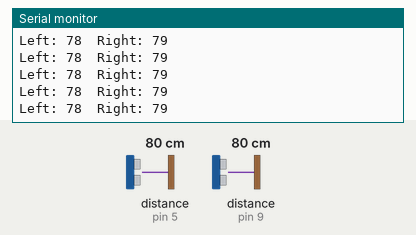
Simulated run of this sketch. Board: Arduino Uno, built with avr-gcc and run on an emulated ATmega328P. On the bench: the last lines printed to the serial monitor. Wiring (inferred from the names in the program): 2 × ultrasonic range finder: trigger pin 4, echo pin 5 / trigger pin 8, echo pin 9. The test bench sets the inputs (shaded band); at power-on: distance to the obstacle (sensors on pin 5, pin 9) 80 cm. The echo pulse lasts 58.3 µs per cm.

Above: at 1.2 s.
1.3 s: distance to the obstacle (sensor on pin 5) set to 299 cm
At 2.2 s:
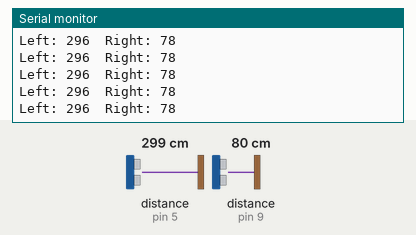
4.3 s: distance to the obstacle (sensor on pin 9) set to 2 cm
At 5.1 s:
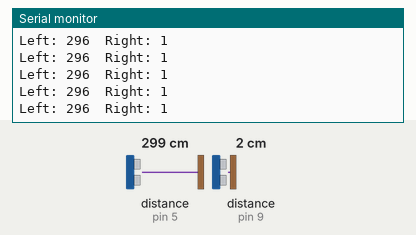
7.3 s: distance to the obstacle (sensor on pin 5) set to 2 cm
At 8.2 s:
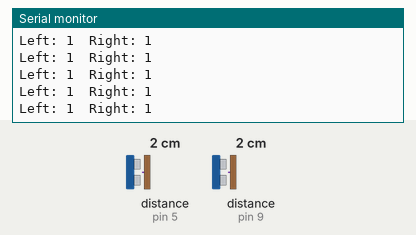
10.3 s: distance to the obstacle (sensor on pin 9) set to 120 cm
At 11.0 s:
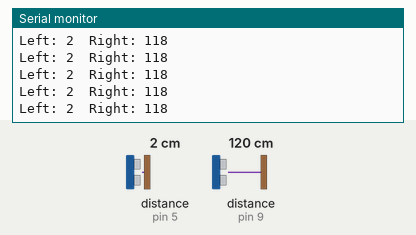
13.3 s: distance to the obstacle (sensor on pin 5) set to 18 cm
At 14.2 s:
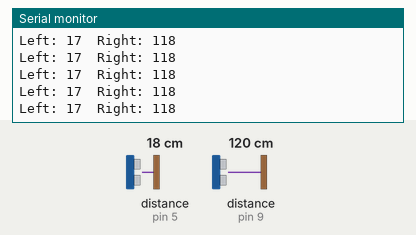
16.3 s: distance to the obstacle (sensor on pin 9) set to 18 cm
At 17.3 s:
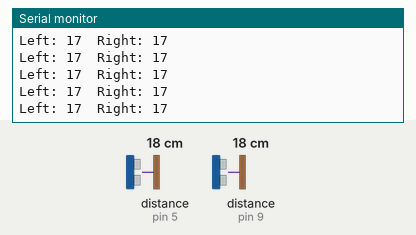
Timing chart, 0 to 19.3 s (numbered marks = the images above; inputs shaded):
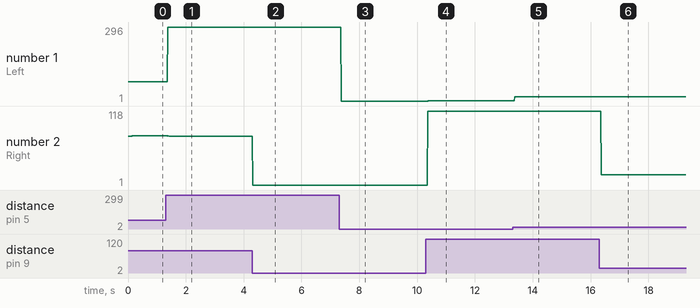

The sketch:

ultrasonic_demo.ino
```cpp
// Demo of two ultrasonic sensors
// taken from http://howtomechatronics.com/tutorials/arduino/ultrasonic-sensor-hc-sr04/
// defines pins numbers

const int leftTrigPin = 4;
const int leftEchoPin = 5;
const int rigthtTrigPin = 8;
const int rightEchoPin = 9;

void setup() {
    pinMode(leftTrigPin, OUTPUT); // Sets the trigPin as an Output
    pinMode(leftEchoPin, INPUT); // Sets the echoPin as an Input
    pinMode(rigthtTrigPin, OUTPUT); // Sets the trigPin as an Output
    pinMode(rightEchoPin, INPUT); // Sets the echoPin as an Input
    Serial.begin(9600); // Starts the serial communication
}
void loop() {
    // LEFT
    // Clears the trigPin
    digitalWrite(leftTrigPin, LOW);
    delayMicroseconds(2);
    // Sets the trigPin on HIGH state for 10 micro seconds
    digitalWrite(leftTrigPin, HIGH);
    delayMicroseconds(10);
    digitalWrite(leftTrigPin, LOW);
    // Reads the echoPin, returns the sound wave travel time in microseconds
    long duration1 = pulseIn(leftEchoPin, HIGH);
    // Calculating the distance
    long distance1 = duration1*0.034/2;
    // Prints the distance on the Serial Monitor
    Serial.print("Left: ");
    Serial.print(distance1);

    // RIGHT
    // Clears the trigPin
    digitalWrite(rigthtTrigPin, LOW);
    delayMicroseconds(2);
    // Sets the trigPin on HIGH state for 10 micro seconds
    digitalWrite(rigthtTrigPin, HIGH);
    delayMicroseconds(10);
    digitalWrite(rigthtTrigPin, LOW);
    // Reads the echoPin, returns the sound wave travel time in microseconds
    long duration2 = pulseIn(rightEchoPin, HIGH);
    // Calculating the distance
    long distance2 = duration2*0.034/2;
    // Prints the distance on the Serial Monitor
    Serial.print("\tRight: ");
    Serial.println(distance2);
}
```

Measured:
- after the input at 1.3 s, the serial monitor: prints a new line after 0.08 s (image 1)
- after the input at 4.3 s, the serial monitor: prints a new line at once (image 2)
- after the input at 7.3 s, the serial monitor: prints a new line after 0.07 s (image 3)
- after the input at 10.3 s, the serial monitor: prints a new line after 0.07 s (image 4)
- after the input at 13.3 s, the serial monitor: prints a new line after 0.08 s (image 5)
- after the input at 16.3 s, the serial monitor: prints a new line after 0.07 s (image 6)
- plotted number 1: 78 → 296 after the input at 1.3 s, 1 → 2 after the input at 10.3 s, 2 → 17 after the input at 13.3 s
- plotted number 2: 78 → 1 after the input at 4.3 s, 1 → 118 after the input at 10.3 s
